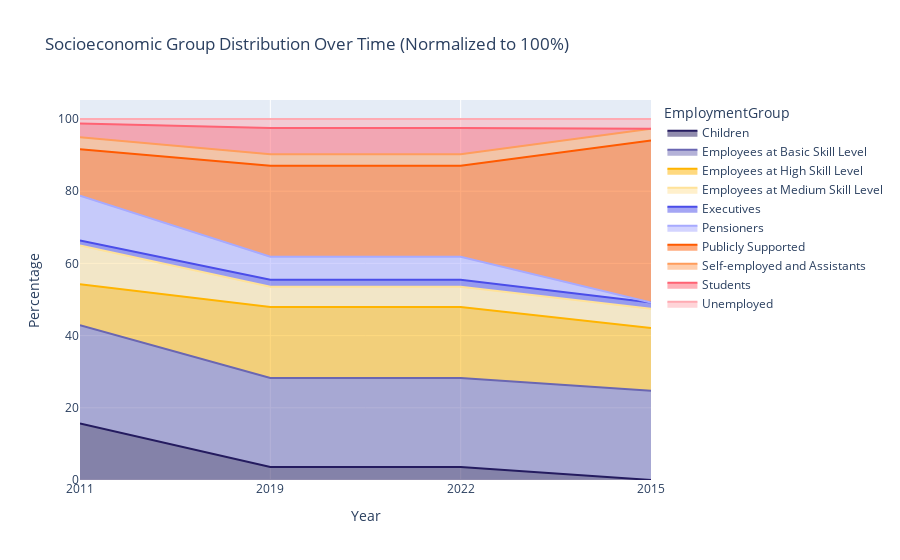

The notebook cell saved with this chart:
### Code cell
# Define the color mapping for Employment Groups
employment_groups = df_socio_year['EmploymentGroup'].unique()
color_map = dict(zip(sorted(employment_groups), expanded_colors[:len(employment_groups)]))

# Plot
fig = px.area(
    df_socio_year,
    x='Year',
    y='Percentage',
    color='EmploymentGroup',
    title='Socioeconomic Group Distribution Over Time (Normalized to 100%)',
    color_discrete_map=color_map
)

# Only one hover box for the hovered group
fig.update_traces(
    hovertemplate='<b>%{fullData.name}</b><br>Year: %{x}<br>Percentage: %{y:.2f}%',
    hoverinfo="skip"  # Prevents extra info outside the box
)

fig.update_layout(
    hoverlabel=dict(
        namelength=-1,
        bgcolor="white",
        bordercolor="black",
        font_size=12
    ),
    legend_tracegroupgap=0,
    legend_itemclick=False,
    legend_itemdoubleclick=False
)

fig.show()

### Figure 1 — Plotly figure (JSON) as saved in the notebook; plotly's stock layout.template omitted (floating-point values rounded to 4 significant figures)
{"data": [{"fillpattern": {"shape": ""}, "hoverinfo": "skip", "hovertemplate": "<b>%{fullData.name}</b><br>Year: %{x}<br>Percentage: %{y:.2f}%", "legendgroup": "Children", "line": {"color": "#241B5F"}, "marker": {"symbol": "circle"}, "mode": "lines", "name": "Children", "orientation": "v", "showlegend": true, "stackgroup": "1", "type": "scatter", "x": ["2011", "2019", "2022"], "xaxis": "x", "y": [15.68, 3.628, 3.628], "yaxis": "y"}, {"fillpattern": {"shape": ""}, "hoverinfo": "skip", "hovertemplate": "<b>%{fullData.name}</b><br>Year: %{x}<br>Percentage: %{y:.2f}%", "legendgroup": "Employees at Basic Skill Level", "line": {"color": "#6A66B2"}, "marker": {"symbol": "circle"}, "mode": "lines", "name": "Employees at Basic Skill Level", "orientation": "v", "showlegend": true, "stackgroup": "1", "type": "scatter", "x": ["2011", "2015", "2019", "2022"], "xaxis": "x", "y": [27.23, 24.76, 24.62, 24.62], "yaxis": "y"}, {"fillpattern": {"shape": ""}, "hoverinfo": "skip", "hovertemplate": "<b>%{fullData.name}</b><br>Year: %{x}<br>Percentage: %{y:.2f}%", "legendgroup": "Employees at High Skill Level", "line": {"color": "#FFB400"}, "marker": {"symbol": "circle"}, "mode": "lines", "name": "Employees at High Skill Level", "orientation": "v", "showlegend": true, "stackgroup": "1", "type": "scatter", "x": ["2011", "2015", "2019", "2022"], "xaxis": "x", "y": [11.34, 17.32, 19.68, 19.68], "yaxis": "y"}, {"fillpattern": {"shape": ""}, "hoverinfo": "skip", "hovertemplate": "<b>%{fullData.name}</b><br>Year: %{x}<br>Percentage: %{y:.2f}%", "legendgroup": "Employees at Medium Skill Level", "line": {"color": "#FFE299"}, "marker": {"symbol": "circle"}, "mode": "lines", "name": "Employees at Medium Skill Level", "orientation": "v", "showlegend": true, "stackgroup": "1", "type": "scatter", "x": ["2011", "2015", "2019", "2022"], "xaxis": "x", "y": [10.69, 5.332, 5.599, 5.599], "yaxis": "y"}, {"fillpattern": {"shape": ""}, "hoverinfo": "skip", "hovertemplate": "<b>%{fullData.name}</b><br>Year: %{x}<br>Percentage: %{y:.2f}%", "legendgroup": "Executives", "line": {"color": "#4A4DE9"}, "marker": {"symbol": "circle"}, "mode": "lines", "name": "Executives", "orientation": "v", "showlegend": true, "stackgroup": "1", "type": "scatter", "x": ["2011", "2015", "2019", "2022"], "xaxis": "x", "y": [1.416, 1.77, 1.947, 1.947], "yaxis": "y"}, {"fillpattern": {"shape": ""}, "hoverinfo": "skip", "hovertemplate": "<b>%{fullData.name}</b><br>Year: %{x}<br>Percentage: %{y:.2f}%", "legendgroup": "Pensioners", "line": {"color": "#A7AAFF"}, "marker": {"symbol": "circle"}, "mode": "lines", "name": "Pensioners", "orientation": "v", "showlegend": true, "stackgroup": "1", "type": "scatter", "x": ["2011", "2019", "2022"], "xaxis": "x", "y": [12.43, 6.381, 6.381], "yaxis": "y"}, {"fillpattern": {"shape": ""}, "hoverinfo": "skip", "hovertemplate": "<b>%{fullData.name}</b><br>Year: %{x}<br>Percentage: %{y:.2f}%", "legendgroup": "Publicly Supported", "line": {"color": "#FF5A00"}, "marker": {"symbol": "circle"}, "mode": "lines", "name": "Publicly Supported", "orientation": "v", "showlegend": true, "stackgroup": "1", "type": "scatter", "x": ["2011", "2015", "2019", "2022"], "xaxis": "x", "y": [12.86, 44.88, 25.21, 25.21], "yaxis": "y"}, {"fillpattern": {"shape": ""}, "hoverinfo": "skip", "hovertemplate": "<b>%{fullData.name}</b><br>Year: %{x}<br>Percentage: %{y:.2f}%", "legendgroup": "Self-employed and Assistants", "line": {"color": "#FF9D5C"}, "marker": {"symbol": "circle"}, "mode": "lines", "name": "Self-employed and Assistants", "orientation": "v", "showlegend": true, "stackgroup": "1", "type": "scatter", "x": ["2011", "2015", "2019", "2022"], "xaxis": "x", "y": [3.313, 3.254, 3.173, 3.173], "yaxis": "y"}, {"fillpattern": {"shape": ""}, "hoverinfo": "skip", "hovertemplate": "<b>%{fullData.name}</b><br>Year: %{x}<br>Percentage: %{y:.2f}%", "legendgroup": "Students", "line": {"color": "#FF6273"}, "marker": {"symbol": "circle"}, "mode": "lines", "name": "Students", "orientation": "v", "showlegend": true, "stackgroup": "1", "type": "scatter", "x": ["2011", "2019", "2022"], "xaxis": "x", "y": [3.79, 7.241, 7.241], "yaxis": "y"}, {"fillpattern": {"shape": ""}, "hoverinfo": "skip", "hovertemplate": "<b>%{fullData.name}</b><br>Year: %{x}<br>Percentage: %{y:.2f}%", "legendgroup": "Unemployed", "line": {"color": "#FFAAB2"}, "marker": {"symbol": "circle"}, "mode": "lines", "name": "Unemployed", "orientation": "v", "showlegend": true, "stackgroup": "1", "type": "scatter", "x": ["2011", "2015", "2019", "2022"], "xaxis": "x", "y": [1.259, 2.69, 2.527, 2.527], "yaxis": "y"}], "layout": {"hoverlabel": {"bgcolor": "white", "bordercolor": "black", "font": {"size": 12}, "namelength": -1}, "legend": {"itemclick": false, "itemdoubleclick": false, "title": {"text": "EmploymentGroup"}, "tracegroupgap": 0}, "title": {"text": "Socioeconomic Group Distribution Over Time (Normalized to 100%)"}, "xaxis": {"anchor": "y", "domain": [0, 1], "title": {"text": "Year"}}, "yaxis": {"anchor": "x", "domain": [0, 1], "title": {"text": "Percentage"}}}}
